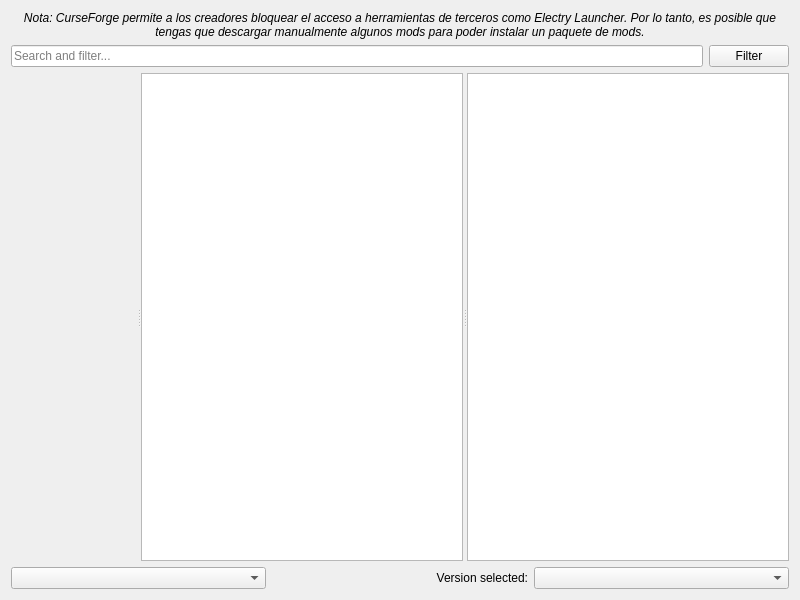
<?xml version="1.0" encoding="UTF-8"?>
<ui version="4.0">
 <class>FlamePage</class>
 <widget class="QWidget" name="FlamePage">
  <property name="geometry">
   <rect>
    <x>0</x>
    <y>0</y>
    <width>800</width>
    <height>600</height>
   </rect>
  </property>
  <layout class="QVBoxLayout" name="verticalLayout">
   <item>
    <widget class="QLabel" name="label_2">
     <property name="font">
      <font>
       <italic>true</italic>
      </font>
     </property>
     <property name="text">
      <string>Nota: CurseForge permite a los creadores bloquear el acceso a herramientas de terceros como Electry Launcher. Por lo tanto, es posible que tengas que descargar manualmente algunos mods para poder instalar un paquete de mods.</string>
     </property>
     <property name="alignment">
      <set>Qt::AlignCenter</set>
     </property>
     <property name="wordWrap">
      <bool>true</bool>
     </property>
    </widget>
   </item>
   <item>
    <layout class="QHBoxLayout" name="horizontalLayout">
     <item>
      <widget class="QLineEdit" name="searchEdit">
       <property name="placeholderText">
        <string>Search and filter...</string>
       </property>
      </widget>
     </item>
     <item>
      <widget class="QPushButton" name="filterButton">
       <property name="text">
        <string>Filter</string>
       </property>
      </widget>
     </item>
    </layout>
   </item>
   <item>
    <widget class="QSplitter" name="splitter">
     <property name="sizePolicy">
      <sizepolicy hsizetype="Expanding" vsizetype="Expanding">
       <horstretch>0</horstretch>
       <verstretch>0</verstretch>
      </sizepolicy>
     </property>
     <property name="orientation">
      <enum>Qt::Horizontal</enum>
     </property>
     <widget class="QWidget" name="widget" native="true"/>
     <widget class="QListView" name="packView">
      <property name="horizontalScrollBarPolicy">
       <enum>Qt::ScrollBarAlwaysOff</enum>
      </property>
      <property name="alternatingRowColors">
       <bool>true</bool>
      </property>
      <property name="iconSize">
       <size>
        <width>48</width>
        <height>48</height>
       </size>
      </property>
     </widget>
     <widget class="ProjectDescriptionPage" name="packDescription">
      <property name="openExternalLinks">
       <bool>true</bool>
      </property>
      <property name="openLinks">
       <bool>true</bool>
      </property>
     </widget>
    </widget>
   </item>
   <item>
    <layout class="QHBoxLayout">
     <item>
      <widget class="QComboBox" name="sortByBox"/>
     </item>
     <item>
      <widget class="QLabel" name="label">
       <property name="text">
        <string>Version selected:</string>
       </property>
       <property name="alignment">
        <set>Qt::AlignRight|Qt::AlignTrailing|Qt::AlignVCenter</set>
       </property>
      </widget>
     </item>
     <item>
      <widget class="QComboBox" name="versionSelectionBox"/>
     </item>
    </layout>
   </item>
  </layout>
 </widget>
 <customwidgets>
  <customwidget>
   <class>ProjectDescriptionPage</class>
   <extends>QTextBrowser</extends>
   <header>ui/widgets/ProjectDescriptionPage.h</header>
  </customwidget>
 </customwidgets>
 <tabstops>
  <tabstop>packView</tabstop>
  <tabstop>packDescription</tabstop>
  <tabstop>sortByBox</tabstop>
  <tabstop>versionSelectionBox</tabstop>
 </tabstops>
 <resources/>
 <connections/>
</ui>
